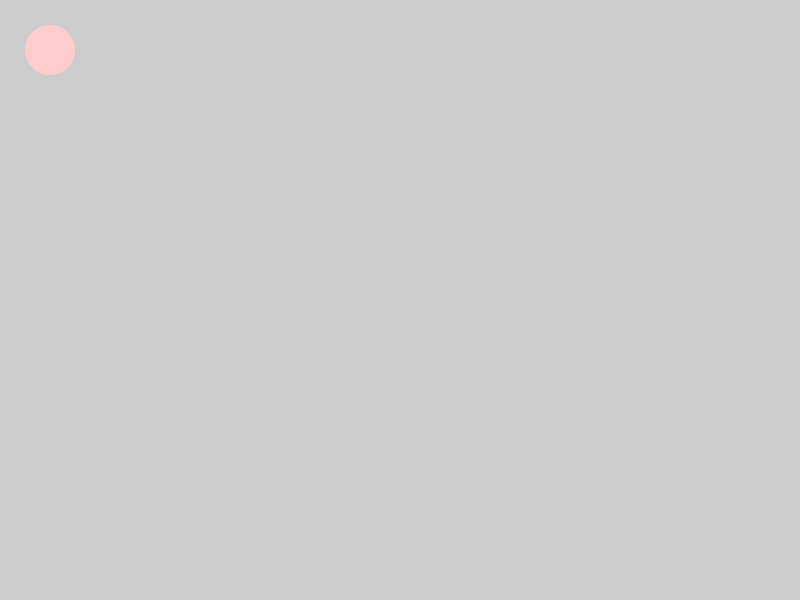
Frame 1 (no input)
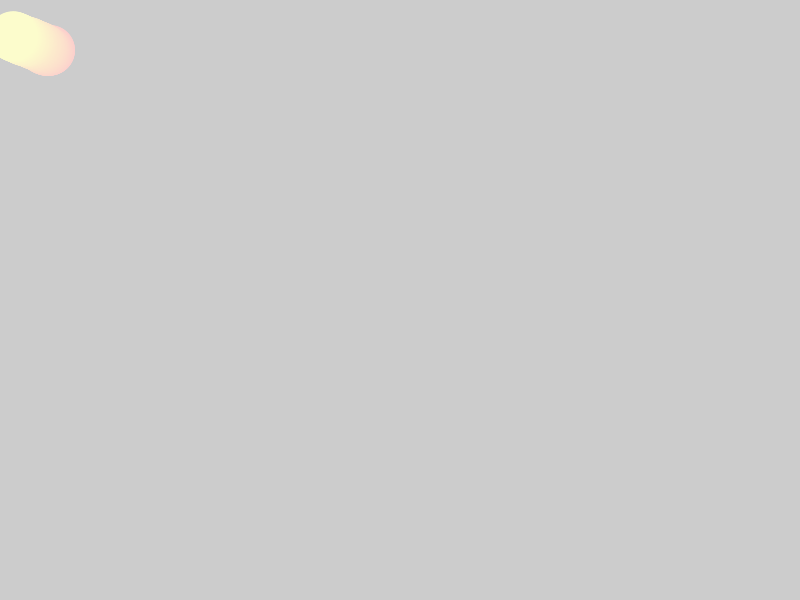
Frame 60 (the mouse pressed at the canvas centre just before this capture)
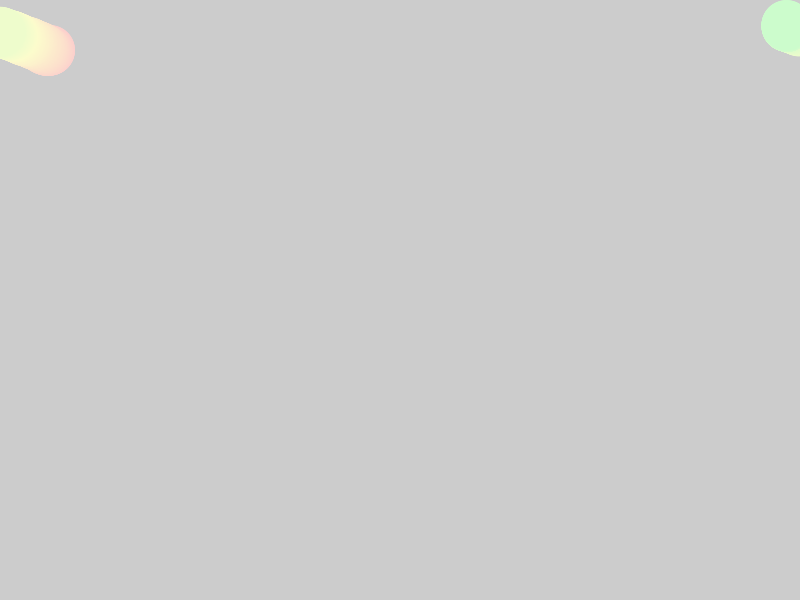
Frame 120 (the mouse held since frame 60 and released just before this capture)

The Processing sketch that drew these frames (run headless with seeded random() and noise(); from frame 60 on, the mouse is pressed at the canvas centre):

// Processing sketch: Lucadema_wanderer
// ── Lucadema_wanderer.pde
float sz = 50;
float locX = width/2;
float locY = height/2;
float velX = 0;
float velY = 0;
float accY = random(-.1, .1);
float accX = random(-.1, .1);
void setup() {
  size(800, 600);
  colorMode(HSB, 360, 100, 100);
  noStroke();
  
}

void draw() {
  fill(frameCount%360, 19, 99);
  accY = random(-.1, .1);
  accX = random(-.1, .1);

  velX += accX;
  velY += accY;
  locX += velX;
  locY += velY;

  ellipse(locX, locY, sz, sz);
if(locX > width){
  locX = 0;
  }
if(locY > height){
  locY = 0;}
  if(locX < 0){
    locX = width;
  }
  if(locY < 0){
    locY = height;
  }
}
